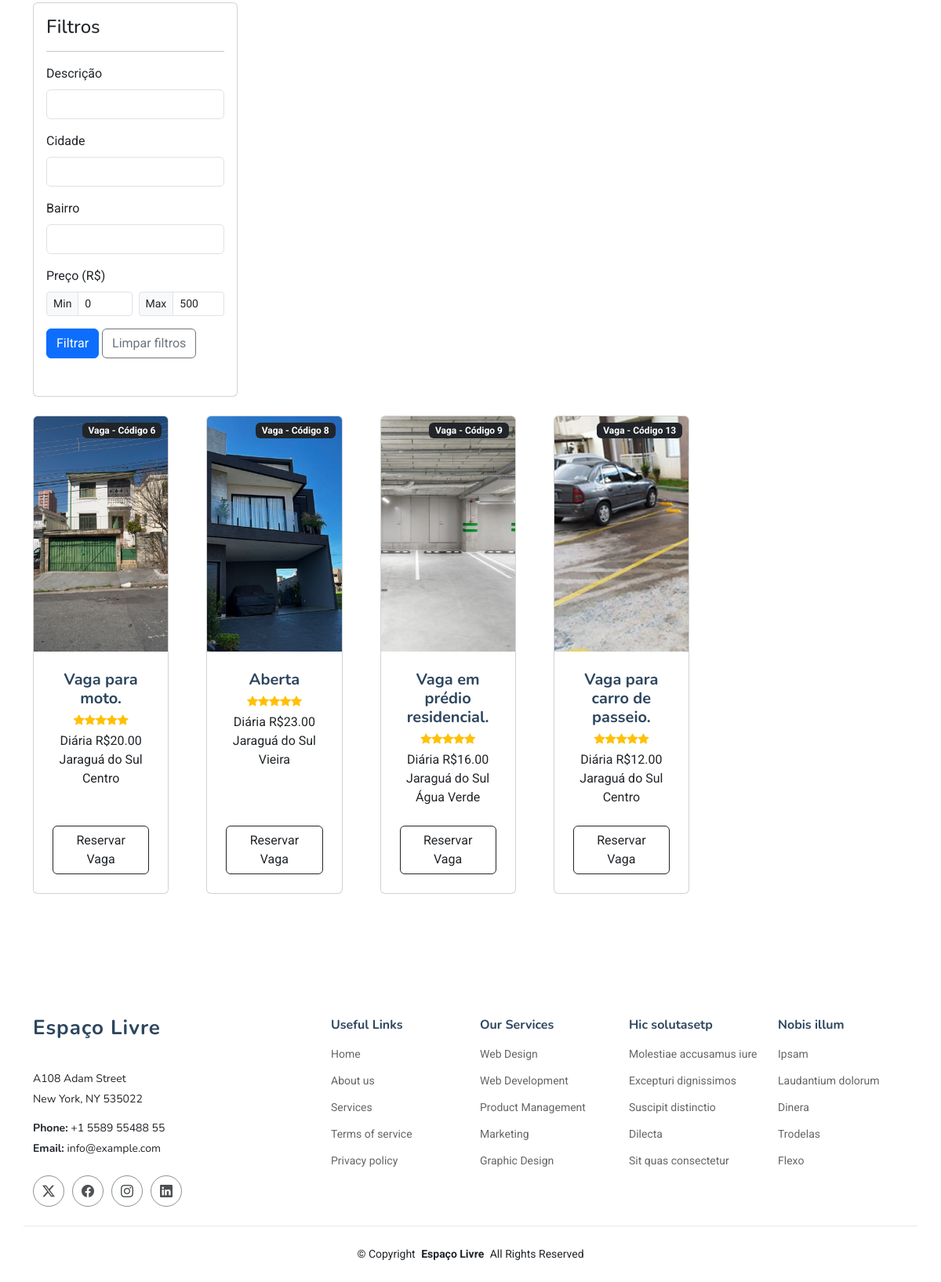
/teste.php (lower part), run on an earlier commit of the app's database.
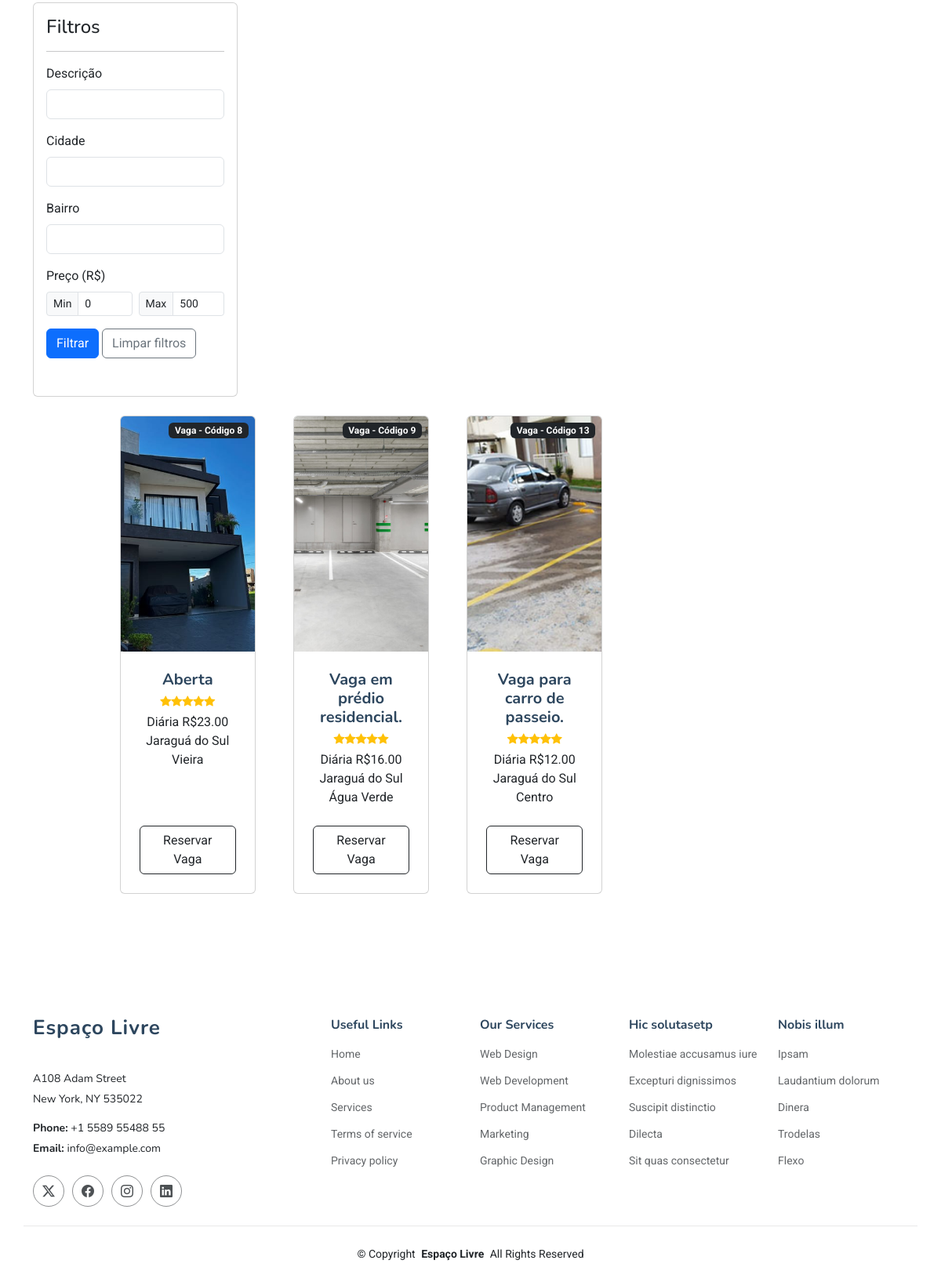
And on a later commit of the database.
### tables this page shows
CREATE TABLE `vagas` (
  `id` int(20) NOT NULL,
  `descricao` text NOT NULL,
  `cep` varchar(20) NOT NULL,
  `cidade` varchar(255) NOT NULL,
  `bairro` varchar(255) NOT NULL,
  `endereco` varchar(255) NOT NULL,
  `numero` varchar(20) DEFAULT NULL,
  `complemento` varchar(255) DEFAULT NULL,
  `foto_vaga` varchar(255) NOT NULL,
  `preco` decimal(10,2) NOT NULL,
  `id_uf` int(20) NOT NULL,
  `id_usuario` int(20) NOT NULL,
  `dataCadastro` date DEFAULT curdate()
);

### teste.php (the view, shortened to what this page needs)
<?php
include_once 'conexao.php';
$filtros = filter_input_array(INPUT_GET, FILTER_UNSAFE_RAW);
$filtro_descricao = $filtros['filter']['descricao'] ?? '';
$filtro_cidade = $filtros['filter']['cidade'] ?? '';
$filtro_bairro = $filtros['filter']['bairro'] ?? '';
$filtro_preco_min_get = $filtros['filter']['preco_min'] ?? null;
$filtro_preco_max_get = $filtros['filter']['preco_max'] ?? null;
$display_preco_min = ($filtro_preco_min_get !== null && $filtro_preco_min_get !== '') ? htmlspecialchars($filtro_preco_min_get) : '0';
$display_preco_max = ($filtro_preco_max_get !== null && $filtro_preco_max_get !== '') ? htmlspecialchars($filtro_preco_max_get) : '500';
$condicoes = [];
$where = !empty($condicoes) ? 'WHERE ' . implode(' AND ', $condicoes) : '';
?>
<!DOCTYPE html>
<html lang="pt-br">
<?php
require_once 'components/head.php';
?>
<body class="index-page">
    <main class="main">
        <section id="features" class="features section">
            <br><br>
            <div class="container mt-4">
                <div class="row">
                    <div class="col-md-3">
                        <div class="card mb-4">
                            <div class="card-body">
                                <h4 class="card-title">Filtros</h4>
                                <hr>
                                <form method="GET" action="">
                                    <div class="mb-3">
                                        <label for="descricao" class="form-label">Descrição</label>
                                        <input type="text" class="form-control" id="descricao" name="filter[descricao]"
                                            autocomplete="off" value="<?= $filtro_descricao ?>">
                                    </div>
                                    <div class="mb-3">
                                        <label for="cidade" class="form-label">Cidade</label>
                                        <input type="text" class="form-control" id="cidade" name="filter[cidade]"
                                            autocomplete="off" value="<?= $filtro_cidade ?? '' ?>">
                                    </div>
                                    <div class="mb-3">
                                        <label for="bairro" class="form-label">Bairro</label>
                                        <input type="text" class="form-control" id="bairro" name="filter[bairro]"
                                            autocomplete="off" value="<?= $filtro_bairro ?? '' ?>">
                                    </div>
                                    <div class="mb-3">
                                        <label class="form-label">Preço (R$)</label> <div class="price-inputs">
                                            <div class="row g-2">
                                                <div class="col-6">
                                                    <div class="input-group input-group-sm">
                                                        <span class="input-group-text">Min</span>
                                                        <input type="number" class="form-control min-price-input"
                                                               name="filter[preco_min]"
                                                               placeholder="Mínimo"
                                                               min="0"
                                                               max="10000"
                                                               value="<?= $display_preco_min ?>"
                                                               step="1">
                                                    </div>
                                                </div>
                                                <div class="col-6">
                                                    <div class="input-group input-group-sm">
                                                        <span class="input-group-text">Max</span>
                                                        <input type="number" class="form-control max-price-input"
                                                               name="filter[preco_max]"
                                                               placeholder="Máximo"
                                                               min="0"
                                                               max="10000"
                                                               value="<?= $display_preco_max ?>"
                                                               step="1">
                                                    </div>
                                                </div>
                                            </div>
                                        </div>
                                    </div>
                                    <div class="filter-actions mt-3">
                                        <button class="btn btn-primary mb-3" type="submit">Filtrar</button>
                                        <a href="buscaVagas.php" class="btn btn-outline-secondary mb-3">Limpar filtros</a>
                                    </div>
                            </div>
                        </div>
                    </div>
                </div>
                <div class="col-md-9">
                    <div class="row gx-4 gx-lg-5 row-cols-1 row-cols-md-2 row-cols-lg-3 row-cols-xl-4 justify-content-center">
                        <?php
                        $sql_pesquisa = "SELECT * FROM `vagas` " . $where;
                        $result = mysqli_query($conexao, $sql_pesquisa);
                        while ($linha = mysqli_fetch_assoc($result)) {
                        ?>
                            <div class="col mb-5">
                                <div class="card h-100">
                                    <div class="badge bg-dark text-white position-absolute"
                                        style="top: 0.5rem; right: 0.5rem">
                                        Vaga - Código <?php echo $linha['id'] ?>
                                    </div>
                                    <?php
                                    $caminhoImagem = !empty($linha['foto_vaga']) ? $linha['foto_vaga'] : 'assets/img/sem-imagem.jpg'; ?>
                                    <img class="card-img-top" src="<?= htmlspecialchars($caminhoImagem) ?>" alt="Imagem da vaga" style="height: 300px; object-fit: cover;" />
                                    <div class="card-body p-4">
                                        <div class="text-center">
                                            <h5 class="fw-bolder"><?php echo $linha['descricao'] ?></h5>
                                            <div class="d-flex justify-content-center small text-warning mb-2">
                                                <div class="bi-star-fill"></div>
                                                <div class="bi-star-fill"></div>
                                                <div class="bi-star-fill"></div>
                                                <div class="bi-star-fill"></div>
                                                <div class="bi-star-fill"></div>
                                            </div>
                                            Diária R$<?php echo $linha['preco'] ?><br>
                                            <?php echo $linha['cidade'] ?><br>
                                            <?php echo $linha['bairro'] ?><br>
                                        </div>
                                    </div>
                                    <div class="card-footer p-4 pt-0 border-top-0 bg-transparent">
                                        <div class="text-center">
                                            <a href="cadastrarReserva.php?id=<?php echo $linha['id']; ?>" class="btn btn-outline-dark mt-auto">Reservar Vaga</a>
                                        </div>
                                    </div>
                                </div>
                            </div>
                        <?php } ?>
                    </div>
                </div>
            </div>
    </main>
    <?php require_once 'components/footer.php'; ?>
</body>
</html>

### components/head.php (shortened to what this page needs)
<head>
  <head>
    <link href="assets/vendor/bootstrap/css/bootstrap.min.css" rel="stylesheet">
    <link href="assets/vendor/bootstrap-icons/bootstrap-icons.css" rel="stylesheet">
    <link href="assets/vendor/aos/aos.css" rel="stylesheet">
    <link href="assets/vendor/glightbox/css/glightbox.min.css" rel="stylesheet">
    <link href="assets/vendor/swiper/swiper-bundle.min.css" rel="stylesheet">
    <link href="assets/css/main.css" rel="stylesheet">
    <link href="assets/css/auxiliar.css" rel="stylesheet">
  </head>-

### components/footer.php (shortened to what this page needs)
<footer id="footer" class="footer">
  <div class="container footer-top">
    <div class="row gy-4">
      <div class="col-lg-4 col-md-6 footer-about">
        <a href="index.php" class="logo d-flex align-items-center">
          <span class="sitename">Espaço Livre</span>
        </a>
        <div class="footer-contact pt-3">
          <p>A108 Adam Street</p>
          <p>New York, NY 535022</p>
          <p class="mt-3"><strong>Phone:</strong> <span>+1 5589 55488 55</span></p>
          <p><strong>Email:</strong> <span>info@example.com</span></p>
        </div>
        <div class="social-links d-flex mt-4">
          <a href=""><i class="bi bi-twitter-x"></i></a>
          <a href=""><i class="bi bi-facebook"></i></a>
          <a href=""><i class="bi bi-instagram"></i></a>
          <a href=""><i class="bi bi-linkedin"></i></a>
        </div>
      </div>
      <div class="col-lg-2 col-md-3 footer-links">
        <h4>Useful Links</h4>
        <ul>
          <li><a href="#">Home</a></li>
          <li><a href="#">About us</a></li>
          <li><a href="#">Services</a></li>
          <li><a href="#">Terms of service</a></li>
          <li><a href="#">Privacy policy</a></li>
        </ul>
      </div>
      <div class="col-lg-2 col-md-3 footer-links">
        <h4>Our Services</h4>
        <ul>
          <li><a href="#">Web Design</a></li>
          <li><a href="#">Web Development</a></li>
          <li><a href="#">Product Management</a></li>
          <li><a href="#">Marketing</a></li>
          <li><a href="#">Graphic Design</a></li>
        </ul>
      </div>
      <div class="col-lg-2 col-md-3 footer-links">
        <h4>Hic solutasetp</h4>
        <ul>
          <li><a href="#">Molestiae accusamus iure</a></li>
          <li><a href="#">Excepturi dignissimos</a></li>
          <li><a href="#">Suscipit distinctio</a></li>
          <li><a href="#">Dilecta</a></li>
          <li><a href="#">Sit quas consectetur</a></li>
        </ul>
      </div>
      <div class="col-lg-2 col-md-3 footer-links">
        <h4>Nobis illum</h4>
        <ul>
          <li><a href="#">Ipsam</a></li>
          <li><a href="#">Laudantium dolorum</a></li>
          <li><a href="#">Dinera</a></li>
          <li><a href="#">Trodelas</a></li>
          <li><a href="#">Flexo</a></li>
        </ul>
      </div>
    </div>
  </div>
  <div class="container copyright text-center mt-4">
    <p>© <span>Copyright</span> <strong class="px-1 sitename">Espaço Livre</strong> <span>All Rights Reserved</span></p>
  </div>
  <link href="https://cdn.jsdelivr.net/npm/bootstrap-icons@1.11.3/font/bootstrap-icons.min.css" rel="stylesheet">
  <link href="https://cdnjs.cloudflare.com/ajax/libs/noUiSlider/15.7.1/nouislider.min.css" rel="stylesheet">
</footer>

### assets/css/main.css (style rules this page uses)
:root { --default-font: "Roboto", system-ui, -apple-system, "Segoe UI", Roboto, "Helvetica Neue", Arial, "Noto Sans", "Liberation Sans", sans-serif, "Apple Color Emoji", "Segoe UI Emoji", "Segoe UI Symbol", "Noto Color Emoji"; --heading-font: "Nunito", sans-serif; --nav-font: "Inter", sans-serif; }
:root { --background-color: #ffffff; --default-color: #212529; --heading-color: #2d465e; --accent-color: #0d83fd; --surface-color: #ffffff; --contrast-color: #ffffff; }
:root { --nav-color: #212529; --nav-hover-color: #0d83fd; --nav-mobile-background-color: #ffffff; --nav-dropdown-background-color: #ffffff; --nav-dropdown-color: #212529; --nav-dropdown-hover-color: #0d83fd; }
:root { scroll-behavior: smooth; }
body { color: var(--default-color); background-color: var(--background-color); font-family: var(--default-font); }
a { color: var(--accent-color); text-decoration: none; transition: 0.3s; }
h1, h2, h3, h4, h5, h6 { color: var(--heading-color); font-family: var(--heading-font); }
.footer { color: var(--default-color); background-color: var(--background-color); font-size: 14px; position: relative; }
.footer .footer-top { padding-top: 50px; }
.footer .footer-about .logo { line-height: 1; margin-bottom: 25px; }
.footer .footer-about .logo span { color: var(--heading-color); font-family: var(--heading-font); font-size: 26px; font-weight: 700; letter-spacing: 1px; }
.footer .footer-about p { font-size: 14px; font-family: var(--heading-font); }
.footer .social-links a { display: flex; align-items: center; justify-content: center; width: 40px; height: 40px; border-radius: 50%; border: 1px solid color-mix(in srgb, var(--default-color), transparent 50%); font-size: 16px; color: color-mix(in srgb, var(--default-color), transparent 20%); margin-right: 10px; transition: 0.3s; }
.footer h4 { font-size: 16px; font-weight: bold; position: relative; padding-bottom: 12px; }
.footer .footer-links { margin-bottom: 30px; }
.footer .footer-links ul { list-style: none; padding: 0; margin: 0; }
.footer .footer-links ul li { padding: 10px 0; display: flex; align-items: center; }
.footer .footer-links ul li:first-child { padding-top: 0; }
.footer .footer-links ul a { color: color-mix(in srgb, var(--default-color), transparent 30%); display: inline-block; line-height: 1; }
.footer .footer-contact p { margin-bottom: 5px; }
.footer .copyright { padding: 25px 0; border-top: 1px solid color-mix(in srgb, var(--default-color), transparent 90%); }
.footer .copyright p { margin-bottom: 0; }
section, .section { color: var(--default-color); background-color: var(--background-color); padding: 60px 0; scroll-margin-top: 90px; overflow: clip; }

What changed in the data, as far as the page shows it:
removed vagas: id "6", foto_vaga (picture), descricao "Vaga para moto.", preco "20.00", cidade "Jaraguá do Sul", bairro "Centro"
